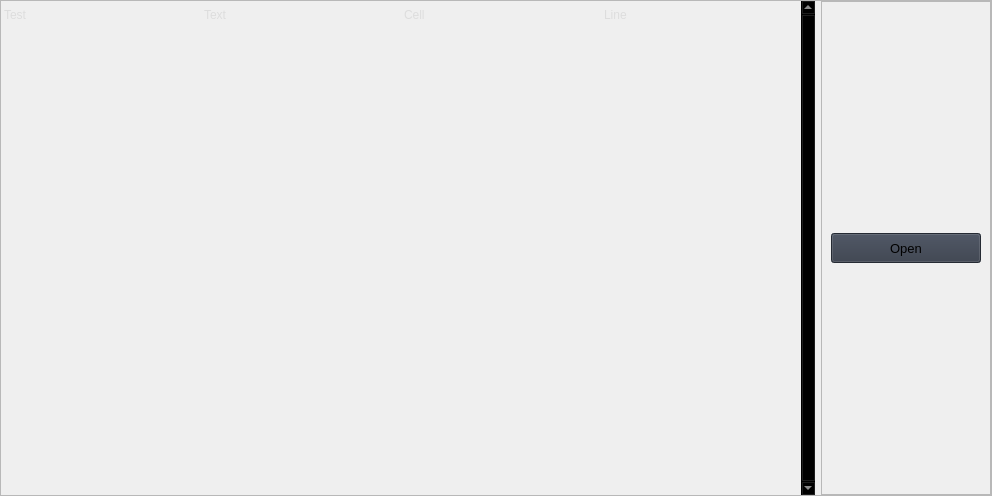
                        <widget class="QFrame" name="row_3">
                         <property name="minimumSize">
                          <size>
                           <width>0</width>
                           <height>150</height>
                          </size>
                         </property>
                         <property name="frameShape">
                          <enum>QFrame::Shape::StyledPanel</enum>
                         </property>
                         <property name="frameShadow">
                          <enum>QFrame::Shadow::Raised</enum>
                         </property>
                         <layout class="QGridLayout" name="gridLayout_4">
                          <property name="leftMargin">
                           <number>0</number>
                          </property>
                          <property name="topMargin">
                           <number>0</number>
                          </property>
                          <property name="rightMargin">
                           <number>0</number>
                          </property>
                          <property name="bottomMargin">
                           <number>0</number>
                          </property>
                          <item row="0" column="0">
                           <widget class="QTableWidget" name="tableWidget">
                            <property name="sizePolicy">
                             <sizepolicy hsizetype="Expanding" vsizetype="Expanding">
                              <horstretch>0</horstretch>
                              <verstretch>0</verstretch>
                             </sizepolicy>
                            </property>
                            <property name="palette">
                             <palette>
                              <active>
                               <colorrole role="WindowText">
                                <brush brushstyle="SolidPattern">
                                 <color alpha="255">
                                  <red>221</red>
                                  <green>221</green>
                                  <blue>221</blue>
                                 </color>
                                </brush>
                               </colorrole>
                               <colorrole role="Button">
                                <brush brushstyle="SolidPattern">
                                 <color alpha="0">
                                  <red>0</red>
                                  <green>0</green>
                                  <blue>0</blue>
                                 </color>
                                </brush>
                               </colorrole>
                               <colorrole role="Text">
                                <brush brushstyle="SolidPattern">
                                 <color alpha="255">
                                  <red>221</red>
                                  <green>221</green>
                                  <blue>221</blue>
                                 </color>
                                </brush>
                               </colorrole>
                               <colorrole role="ButtonText">
                                <brush brushstyle="SolidPattern">
                                 <color alpha="255">
                                  <red>221</red>
                                  <green>221</green>
                                  <blue>221</blue>
                                 </color>
                                </brush>
                               </colorrole>
                               <colorrole role="Base">
                                <brush brushstyle="NoBrush">
                                 <color alpha="255">
                                  <red>0</red>
                                  <green>0</green>
                                  <blue>0</blue>
                                 </color>
                                </brush>
                               </colorrole>
                               <colorrole role="Window">
                                <brush brushstyle="SolidPattern">
                                 <color alpha="0">
                                  <red>0</red>
                                  <green>0</green>
                                  <blue>0</blue>
                                 </color>
                                </brush>
                               </colorrole>
                               <colorrole role="PlaceholderText">
                                <brush brushstyle="SolidPattern">
                                 <color alpha="128">
                                  <red>221</red>
                                  <green>221</green>
                                  <blue>221</blue>
                                 </color>
                                </brush>
                               </colorrole>
                              </active>
                              <inactive>
                               <colorrole role="WindowText">
                                <brush brushstyle="SolidPattern">
                                 <color alpha="255">
                                  <red>221</red>
                                  <green>221</green>
                                  <blue>221</blue>
                                 </color>
                                </brush>
                               </colorrole>
                               <colorrole role="Button">
                                <brush brushstyle="SolidPattern">
                                 <color alpha="0">
                                  <red>0</red>
                                  <green>0</green>
                                  <blue>0</blue>
                                 </color>
                                </brush>
                               </colorrole>
                               <colorrole role="Text">
                                <brush brushstyle="SolidPattern">
                                 <color alpha="255">
                                  <red>221</red>
                                  <green>221</green>
                                  <blue>221</blue>
                                 </color>
                                </brush>
                               </colorrole>
                               <colorrole role="ButtonText">
                                <brush brushstyle="SolidPattern">
                                 <color alpha="255">
                                  <red>221</red>
                                  <green>221</green>
                                  <blue>221</blue>
                                 </color>
                                </brush>
                               </colorrole>
                               <colorrole role="Base">
                                <brush brushstyle="NoBrush">
                                 <color alpha="255">
                                  <red>0</red>
                                  <green>0</green>
                                  <blue>0</blue>
                                 </color>
                                </brush>
                               </colorrole>
                               <colorrole role="Window">
                                <brush brushstyle="SolidPattern">
                                 <color alpha="0">
                                  <red>0</red>
                                  <green>0</green>
                                  <blue>0</blue>
                                 </color>
                                </brush>
                               </colorrole>
                               <colorrole role="PlaceholderText">
                                <brush brushstyle="SolidPattern">
                                 <color alpha="128">
                                  <red>221</red>
                                  <green>221</green>
                                  <blue>221</blue>
                                 </color>
                                </brush>
                               </colorrole>
                              </inactive>
                              <disabled>
                               <colorrole role="WindowText">
                                <brush brushstyle="SolidPattern">
                                 <color alpha="255">
                                  <red>221</red>
                                  <green>221</green>
                                  <blue>221</blue>
                                 </color>
                                </brush>
                               </colorrole>
                               <colorrole role="Button">
                                <brush brushstyle="SolidPattern">
                                 <color alpha="0">
                                  <red>0</red>
                                  <green>0</green>
                                  <blue>0</blue>
                                 </color>
                                </brush>
                               </colorrole>
                               <colorrole role="Text">
                                <brush brushstyle="SolidPattern">
                                 <color alpha="255">
                                  <red>221</red>
                                  <green>221</green>
                                  <blue>221</blue>
                                 </color>
                                </brush>
                               </colorrole>
                               <colorrole role="ButtonText">
                                <brush brushstyle="SolidPattern">
                                 <color alpha="255">
                                  <red>221</red>
                                  <green>221</green>
                                  <blue>221</blue>
                                 </color>
                                </brush>
                               </colorrole>
                               <colorrole role="Base">
                                <brush brushstyle="NoBrush">
                                 <color alpha="255">
                                  <red>0</red>
                                  <green>0</green>
                                  <blue>0</blue>
                                 </color>
                                </brush>
                               </colorrole>
                               <colorrole role="Window">
                                <brush brushstyle="SolidPattern">
                                 <color alpha="0">
                                  <red>0</red>
                                  <green>0</green>
                                  <blue>0</blue>
                                 </color>
                                </brush>
                               </colorrole>
                               <colorrole role="PlaceholderText">
                                <brush brushstyle="SolidPattern">
                                 <color alpha="128">
                                  <red>221</red>
                                  <green>221</green>
                                  <blue>221</blue>
                                 </color>
                                </brush>
                               </colorrole>
                              </disabled>
                             </palette>
                            </property>
                            <property name="frameShape">
                             <enum>QFrame::Shape::NoFrame</enum>
                            </property>
                            <property name="verticalScrollBarPolicy">
                             <enum>Qt::ScrollBarPolicy::ScrollBarAlwaysOn</enum>
                            </property>
                            <property name="sizeAdjustPolicy">
                             <enum>QAbstractScrollArea::SizeAdjustPolicy::AdjustToContents</enum>
                            </property>
                            <property name="editTriggers">
                             <set>QAbstractItemView::EditTrigger::NoEditTriggers</set>
                            </property>
                            <property name="selectionMode">
                             <enum>QAbstractItemView::SelectionMode::SingleSelection</enum>
                            </property>
                            <property name="selectionBehavior">
                             <enum>QAbstractItemView::SelectionBehavior::SelectRows</enum>
                            </property>
                            <property name="showGrid">
                             <bool>true</bool>
                            </property>
                            <property name="gridStyle">
                             <enum>Qt::PenStyle::SolidLine</enum>
                            </property>
                            <property name="sortingEnabled">
                             <bool>false</bool>
                            </property>
                            <attribute name="horizontalHeaderVisible">
                             <bool>false</bool>
                            </attribute>
                            <attribute name="horizontalHeaderCascadingSectionResizes">
                             <bool>true</bool>
                            </attribute>
                            <attribute name="horizontalHeaderDefaultSectionSize">
                             <number>200</number>
                            </attribute>
                            <attribute name="horizontalHeaderStretchLastSection">
                             <bool>true</bool>
                            </attribute>
                            <attribute name="verticalHeaderVisible">
                             <bool>false</bool>
                            </attribute>
                            <attribute name="verticalHeaderCascadingSectionResizes">
                             <bool>false</bool>
                            </attribute>
                            <attribute name="verticalHeaderHighlightSections">
                             <bool>false</bool>
                            </attribute>
                            <attribute name="verticalHeaderStretchLastSection">
                             <bool>true</bool>
                            </attribute>
                            <row>
                             <property name="text">
                              <string>New Row</string>
                             </property>
                             <property name="font">
                              <font>
                               <family>Segoe UI</family>
                              </font>
                             </property>
                            </row>
                            <row>
                             <property name="text">
                              <string>New Row</string>
                             </property>
                            </row>
                            <row>
                             <property name="text">
                              <string>New Row</string>
                             </property>
                            </row>
                            <row>
                             <property name="text">
                              <string>New Row</string>
                             </property>
                            </row>
                            <row>
                             <property name="text">
                              <string>New Row</string>
                             </property>
                            </row>
                            <row>
                             <property name="text">
                              <string>New Row</string>
                             </property>
                            </row>
                            <row>
                             <property name="text">
                              <string>New Row</string>
                             </property>
                            </row>
                            <row>
                             <property name="text">
                              <string>New Row</string>
                             </property>
                            </row>
                            <row>
                             <property name="text">
                              <string>New Row</string>
                             </property>
                            </row>
                            <row>
                             <property name="text">
                              <string>New Row</string>
                             </property>
                            </row>
                            <row>
                             <property name="text">
                              <string>New Row</string>
                             </property>
                            </row>
                            <row>
                             <property name="text">
                              <string>New Row</string>
                             </property>
                            </row>
                            <row>
                             <property name="text">
                              <string>New Row</string>
                             </property>
                            </row>
                            <row>
                             <property name="text">
                              <string>New Row</string>
                             </property>
                            </row>
                            <row>
                             <property name="text">
                              <string>New Row</string>
                             </property>
                            </row>
                            <row>
                             <property name="text">
                              <string>New Row</string>
                             </property>
                            </row>
                            <column>
                             <property name="text">
                              <string>0</string>
                             </property>
                            </column>
                            <column>
                             <property name="text">
                              <string>1</string>
                             </property>
                            </column>
                            <column>
                             <property name="text">
                              <string>2</string>
                             </property>
                            </column>
                            <column>
                             <property name="text">
                              <string>3</string>
                             </property>
                            </column>
                            <item row="0" column="0">
                             <property name="text">
                              <string>Test</string>
                             </property>
                            </item>
                            <item row="0" column="1">
                             <property name="text">
                              <string>Text</string>
                             </property>
                            </item>
                            <item row="0" column="2">
                             <property name="text">
                              <string>Cell</string>
                             </property>
                            </item>
                            <item row="0" column="3">
                             <property name="text">
                              <string>Line</string>
                             </property>
                            </item>
                           </widget>
                          </item>
                          <item row="0" column="1">
                           <widget class="QFrame" name="frame_5">
                            <property name="frameShape">
                             <enum>QFrame::Shape::StyledPanel</enum>
                            </property>
                            <property name="frameShadow">
                             <enum>QFrame::Shadow::Raised</enum>
                            </property>
                            <layout class="QHBoxLayout" name="horizontalLayout_12">
                             <item>
                              <widget class="QPushButton" name="pushButton_7">
                               <property name="minimumSize">
                                <size>
                                 <width>150</width>
                                 <height>30</height>
                                </size>
                               </property>
                               <property name="font">
                                <font>
                                 <family>Segoe UI</family>
                                 <pointsize>10</pointsize>
                                 <italic>false</italic>
                                 <bold>false</bold>
                                </font>
                               </property>
                               <property name="cursor">
                                <cursorShape>PointingHandCursor</cursorShape>
                               </property>
                               <property name="styleSheet">
                                <string notr="true">background-color: rgb(52, 59, 72);</string>
                               </property>
                               <property name="text">
                                <string>Open</string>
                               </property>
                               <property name="icon">
                                <iconset resource="resources.qrc">
                                 <normaloff>:/icons/images/icons/cil-folder-open.png</normaloff>:/icons/images/icons/cil-folder-open.png</iconset>
                               </property>
                              </widget>
                             </item>
                            </layout>
                           </widget>
                          </item>
                         </layout>
                        </widget>
